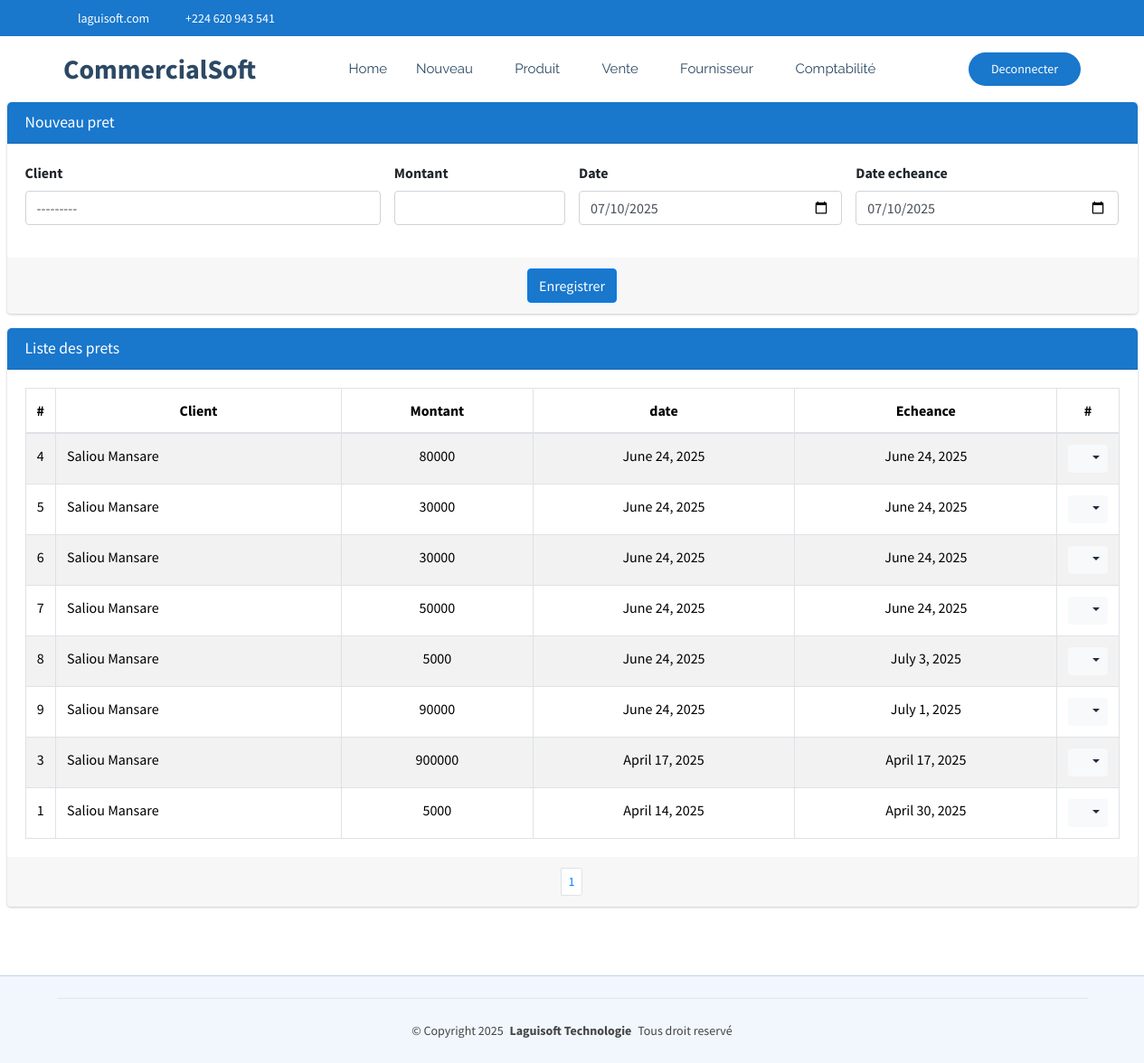
The app's page /commerce/commerce/pret/Client (signed in), older data.
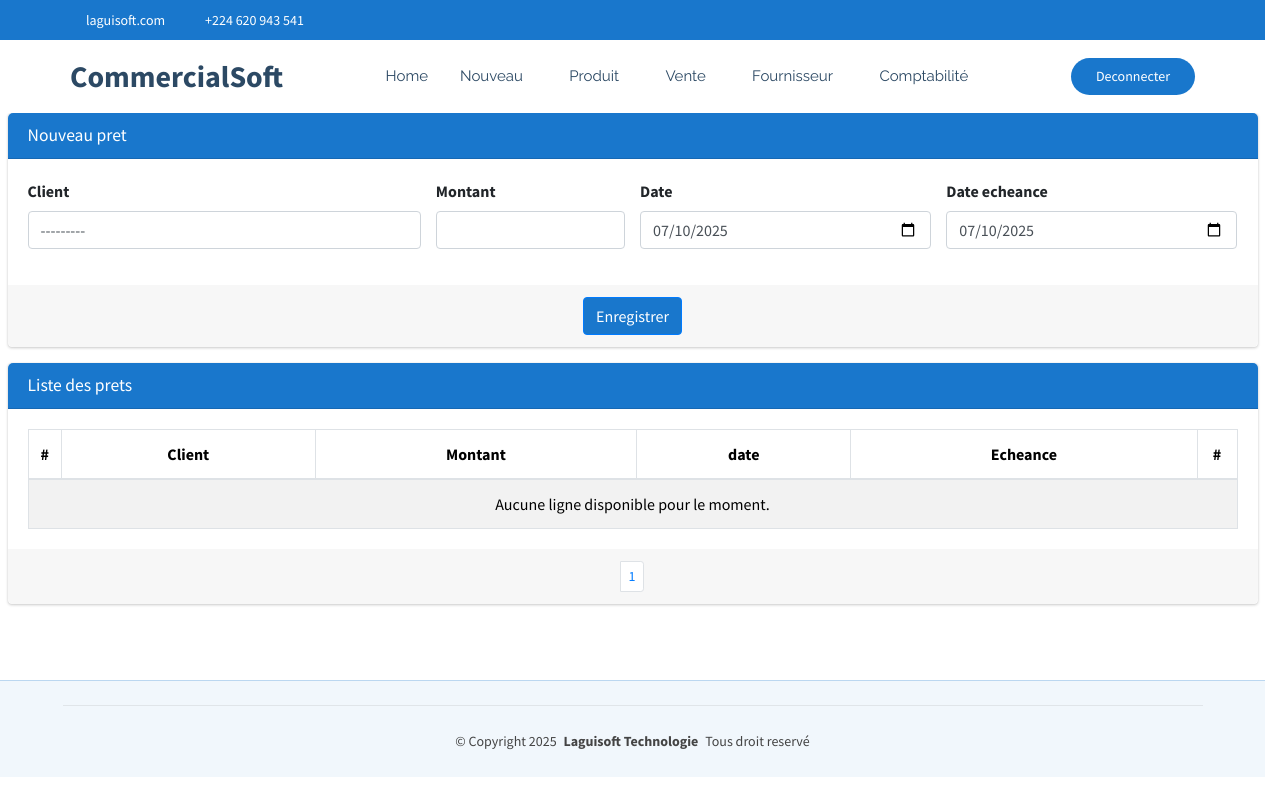
The same page, newer data.
### CommercialSoft/models.py (models this page shows)
class PretClient(models.Model):
    client=models.ForeignKey(Client, on_delete=models.SET_NULL, null=True, related_name='prets')
    montant=models.BigIntegerField()
    date=models.DateField(default=timezone.now)
    dateEcheance=models.DateField(default=timezone.now)
    payer=models.CharField(max_length=5, choices=[('Non','Non'),('Oui','Oui')], default='Non')
    commande=models.ForeignKey(Commande, on_delete=models.SET_NULL, null=True, blank=True)
    user=models.ForeignKey(settings.AUTH_USER_MODEL, on_delete=models.PROTECT)
    commentaire=models.CharField(max_length=50, null=True, blank=True)

class Client(models.Model):
    societe=models.ForeignKey(Societe, on_delete=models.CASCADE, null=True)
    nom=models.CharField(max_length=70, unique=True)
    telephone=models.CharField(max_length=20,null=True,blank=True)
    adresse=models.CharField(max_length=30, null=True, blank=True)
    email=models.EmailField(max_length=50, null=True, blank=True)
    matricule=models.CharField(max_length=20,null=True, blank=True)
    pourcentage=models.PositiveSmallIntegerField()
    detteMaximale=models.PositiveBigIntegerField()
    def __str__(self):
        return self.nom

### CommercialSoft/views.py (the view)
# urls.py: path('commerce/pret/Client', views.pretClient_list_create,name="commerce_pretClient"),
@login_required
def pretClient_list_create(request):
    if request.method == "POST":
        form = detteClientForm(request.POST)
        if form.is_valid():
            dette = form.save(commit=False)
            dette.user=request.user
            dette.save()  # Sauvegarder après modification
            messages.success(request, "pret créée avec succès !")
            return redirect('commerce_pretClient')
        else:
            messages.error(request, "Erreur lors de la création de la pret.")
    else:
        form = detteClientForm()
    pret = PretClient.objects.all().order_by('-date')
    paginator = Paginator(pret, 15)
    page = request.GET.get('page')
    paginated_depense = paginator.get_page(page)
    return render(request, 'CommercialSoft/pretClient.html', {'form': form,'listes': paginated_depense})

### CommercialSoft/forms.py
class detteClientForm(forms.ModelForm):
    class Meta:
        model = PretClient
        fields = ['client', 'montant', 'date','dateEcheance']
        widgets = {
            'client': forms.Select(attrs={'class': 'form-control select2bs4', "id":"idClient"}),
            'montant': forms.NumberInput(attrs={'class': 'form-control'}),
            'date': forms.DateInput(attrs={'class': 'form-control', 'type': 'date'}),
            'dateEcheance': forms.DateInput(attrs={'class': 'form-control', 'type': 'date'}),
        }

### CommercialSoft/templates/CommercialSoft/pretClient.html (shortened to what this page needs)
{% extends "CommercialSoft/starter-page.html" %}
{% load static %}
{% block css %}
    <link rel="stylesheet" href="{% static 'autre/plugins/fontawesome-free/css/all.min.css' %}">
    <link rel="stylesheet" href="https://code.ionicframework.com/ionicons/2.0.1/css/ionicons.min.css">
  <link rel="stylesheet" href="{% static 'autre/plugins/sweetalert2-theme-bootstrap-4/bootstrap-4.min.css' %}">
    <link rel="stylesheet" href="{% static 'autre/dist/css/adminlte.min.css' %}">
    <link rel="stylesheet" href="{% static 'autre/plugins/toastr/toastr.min.css' %}">
{% endblock %}
{% block corp %}
<section class="content pt-0">
  <div class="container-fluid">
            <div class="row">
              <div class="col-md-12">
                <div class="card card-primary">
                  <div class="card-header">
                    <h3 class="card-title">Nouveau pret</h3>
                  </div>
                  <form role="form" action="{% url 'commerce_pretClient' %}" method="post">
                    <div class="card-body">
                      <div class="row">
                        <div class="col-md-4">
                          <div class="form-group">
                            <label for="intitule">Client</label>
                            {{ form.client }}
                          </div>
                        </div>
                        <div class="col-md-2">
                          <div class="form-group">
                            <label for="montant">Montant</label>
                            {{ form.montant }}
                          </div>
                        </div>
                        <div class="col-md-3">
                          <div class="form-group">
                            <label for="date">Date</label>
                            {{ form.date }}
                          </div>
                        </div>
                        <div class="col-md-3">
                          <div class="form-group">
                            <label for="categorie">Date echeance</label>
                            {{ form.dateEcheance }}
                          </div>
                      </div>
                      </div>
                    </div>
                    <div class="card-footer text-center">
                      <button type="submit" class="btn btn-primary">Enregistrer</button>
                    </div>
                  </form>
                </div>
              </div>
            </div>
    <div class="row">
      <div class="col-md-12">
        <div class="card card-primary">
            <div class="card-header">
              <h3 class="card-title">Liste des prets</h3>
            </div>
            <div class="card-body">
              <table class="table table-bordered table-hover table-striped">
                <thead>
                  <tr>
                    <th style="width: 10px" class="text-center">#</th>
                    <th class="text-center">Client</th>
                    <th class="text-center">Montant</th>
                    <th class="text-center">date</th>
                    <th class="text-center">Echeance</th>
                    <th style="width: 40px" class="text-center">#</th>
                  </tr>
                </thead>
                <tbody>
                  {% if listes %}
                    {% for liste in listes %}
                      <tr>
                        <td class="text-center">{{liste.id}}</td>
                        <td>{{liste.client.nom}}</td>
                        <td class="text-center">{{liste.montant}}</td>
                        <td class="text-center">{{liste.date}}</td>
                        <td class="text-center">{{liste.dateEcheance}}</td>
                        <td class="text-center">
                          <div class="btn-group">
                            <button type="button" class="btn btn-sm btn-light dropdown-toggle" data-toggle="dropdown" aria-expanded="false">
                              <i class="fas fa-cogs"></i>
                            </button>
                          </div>
                        </td>
                      </tr>
                    {% endfor %}
                  {% else %}
                    <tr>
                      <td colspan="14" class="text-center">Aucune ligne disponible pour le moment.</td>
                    </tr>
                  {% endif %}
                </tbody>
              </table>
            </div>
            <div class="card-footer clearfix">
              <ul class="pagination pagination-sm m-0 justify-content-center">
                <li class="page-item">
                  {% for num in listes.paginator.page_range %}
                    {% if listes.number == num %}
                      <li class="page-item"><a class="page-link" href="">{{ num }}</a></li>
                    {% else %}
                      <li class="page-item"><a class="page-link" href="?page={{ num }}">{{ num }}</a></li>
                    {% endif %}
                  {% endfor %}
              </ul>
            </div>
          </div>
      </div>
    </div>
  </div>
</section>
  {% endblock %}

### CommercialSoft/templates/CommercialSoft/starter-page.html (shortened to what this page needs)
{% load static %}
<!DOCTYPE html>
<html lang="en">
<head>
  <link href="{% static 'clinique/assets/vendor/bootstrap/css/bootstrap.min.css' %}" rel="stylesheet">
  <link href="{% static 'clinique/assets/vendor/bootstrap-icons/bootstrap-icons.css' %}" rel="stylesheet">
  <link href="{% static 'clinique/assets/vendor/aos/aos.css' %}" rel="stylesheet">
  <link href="{% static 'clinique/assets/vendor/fontawesome-free/css/all.min.css' %}" rel="stylesheet">
  <link href="{% static 'clinique/assets/vendor/glightbox/css/glightbox.min.css' %}" rel="stylesheet">
  <link href="{% static 'clinique/assets/vendor/swiper/swiper-bundle.min.css' %}" rel="stylesheet">
  <link href="{% static 'clinique/assets/css/main.css' %}" rel="stylesheet">
  {% block css %}
  {% endblock %}
</head>
<body class="starter-page-page">
  <header id="header" class="header sticky-top">
    <div class="topbar d-flex align-items-center">
      <div class="container d-flex justify-content-center justify-content-md-between">
        <div class="contact-info d-flex align-items-center">
          <i class="bi bi-envelope d-flex align-items-center"><a href="mailto:contact@example.com">laguisoft.com</a></i>
          <i class="bi bi-phone d-flex align-items-center ms-4"><span>+224 620 943 541</span></i>
        </div>
        <div class="social-links d-none d-md-flex align-items-center">
          <a href="#" class="twitter"><i class="bi bi-twitter-x"></i></a>
          <a href="#" class="facebook"><i class="bi bi-facebook"></i></a>
          <a href="#" class="instagram"><i class="bi bi-instagram"></i></a>
          <a href="#" class="linkedin"><i class="bi bi-linkedin"></i></a>
        </div>
      </div>
    </div>
    <div class="branding d-flex align-items-center">
      <div class="container position-relative d-flex align-items-center justify-content-between">
        <a href="index.html" class="logo d-flex align-items-center me-auto">
          <h1 class="sitename">CommercialSoft</h1>
        </a>
        <nav id="navmenu" class="navmenu">
          <ul>
            <li><a href="{% url 'commerce_dashboard' %}">Home<br></a></li>
            <li class="dropdown"><a href="#"><span>Nouveau</span> <i class="bi bi-chevron-down toggle-dropdown"></i></a>
            </li>
            <li class="dropdown"><a href="#"><span>Produit</span> <i class="bi bi-chevron-down toggle-dropdown"></i></a>
            </li>
            <li class="dropdown"><a href="#"><span>Vente</span> <i class="bi bi-chevron-down toggle-dropdown"></i></a>
            </li>
            <li class="dropdown"><a href="#"><span>Fournisseur</span> <i class="bi bi-chevron-down toggle-dropdown"></i></a>
            </li>
            <li class="dropdown"><a href="#"><span>Comptabilité</span> <i class="bi bi-chevron-down toggle-dropdown"></i></a>
            </li>
          </ul>
        </nav>
        <a class="cta-btn d-none d-sm-block ms-auto" href="{% url 'logout' %}">Deconnecter</a>
      </div>
    </div>
  </header>
  <main class="main">
    {% block corp %}
    {% endblock %}
  </main>
  <footer id="footer" class="footer light-background">
    <div class="container copyright text-center mt-4">
      <p>© <span>Copyright 2025</span> <strong class="px-1 sitename">Laguisoft Technologie</strong> <span>Tous droit reservé</span></p>
    </div>
  </footer>
</body>
</html>

### CommercialSoft/static/clinique/assets/css/main.css (style rules this page uses)
:root { --default-font: "Roboto", system-ui, -apple-system, "Segoe UI", Roboto, "Helvetica Neue", Arial, "Noto Sans", "Liberation Sans", sans-serif, "Apple Color Emoji", "Segoe UI Emoji", "Segoe UI Symbol", "Noto Color Emoji"; --heading-font: "Poppins", sans-serif; --nav-font: "Raleway", sans-serif; }
:root { --background-color: #ffffff; --default-color: #444444; --heading-color: #2c4964; --accent-color: #1977cc; --surface-color: #ffffff; --contrast-color: #ffffff; }
:root { --nav-color: #2c4964; --nav-hover-color: #1977cc; --nav-mobile-background-color: #ffffff; --nav-dropdown-background-color: #ffffff; --nav-dropdown-color: #2c4964; --nav-dropdown-hover-color: #1977cc; }
.light-background { --background-color: #f1f7fc; --surface-color: #ffffff; }
:root { scroll-behavior: smooth; }
body { color: var(--default-color); background-color: var(--background-color); font-family: var(--default-font); }
a { color: var(--accent-color); text-decoration: none; transition: 0.3s; }
h1, h2, h3, h4, h5, h6 { color: var(--heading-color); font-family: var(--heading-font); }
.header { color: var(--default-color); transition: all 0.5s; z-index: 997; background-color: var(--background-color); }
.header .topbar { background-color: var(--accent-color); height: 40px; padding: 0; font-size: 14px; transition: all 0.5s; }
.header .topbar .contact-info i { font-style: normal; color: var(--contrast-color); }
.header .topbar .contact-info i a, .header .topbar .contact-info i span { padding-left: 5px; color: var(--contrast-color); }
.header .topbar .contact-info i a { line-height: 0; transition: 0.3s; }
.header .topbar .social-links a { color: color-mix(in srgb, var(--contrast-color), transparent 40%); line-height: 0; transition: 0.3s; margin-left: 20px; }
.header .branding { min-height: 60px; padding: 10px 0; }
.header .logo { line-height: 1; }
.header .logo h1 { font-size: 30px; margin: 0; font-weight: 700; color: var(--heading-color); }
.header .cta-btn, .header .cta-btn:focus { color: var(--contrast-color); background: var(--accent-color); font-size: 14px; padding: 8px 25px; margin: 0 0 0 30px; border-radius: 50px; transition: 0.3s; }
@media (min-width: 1200px) { .navmenu { padding: 0; } }
@media (min-width: 1200px) { .navmenu ul { margin: 0; padding: 0; display: flex; list-style: none; align-items: center; } }
@media (min-width: 1200px) { .navmenu li { position: relative; } }
@media (min-width: 1200px) { .navmenu>ul>li { white-space: nowrap; padding: 15px 14px; } }
@media (min-width: 1200px) { .navmenu>ul>li:last-child { padding-right: 0; } }
@media (min-width: 1200px) { .navmenu a, .navmenu a:focus { color: var(--nav-color); font-size: 15px; padding: 0 2px; font-family: var(--nav-font); font-weight: 400; display: flex; align-items: center; justify-content: space-between; white-space: nowrap; transition: 0.3s; position: relative; } }
@media (min-width: 1200px) { .navmenu a i, .navmenu a:focus i { font-size: 12px; line-height: 0; margin-left: 5px; transition: 0.3s; } }
@media (min-width: 1200px) { .navmenu>ul>li>a:before { content: ""; position: absolute; width: 100%; height: 2px; bottom: -6px; left: 0; background-color: var(--nav-hover-color); visibility: hidden; width: 0px; transition: all 0.3s ease-in-out 0s; } }
.footer { color: var(--default-color); background-color: var(--background-color); border-top: 1px solid color-mix(in srgb, var(--accent-color), transparent 75%); font-size: 14px; position: relative; }
.footer .copyright { padding-top: 25px; padding-bottom: 25px; border-top: 1px solid color-mix(in srgb, var(--default-color), transparent 90%); }
.footer .copyright p { margin-bottom: 0; }
section, .section { color: var(--default-color); background-color: var(--background-color); padding: 60px 0; scroll-margin-top: 72px; overflow: clip; }

Row changes from the older to the newer data that the page shows:
removed PretClient: id "4", client.nom "Saliou Mansare", montant "80000", date "June 24, 2025", dateEcheance "June 24, 2025"
removed PretClient: id "5", client.nom "Saliou Mansare", montant "30000", date "June 24, 2025", dateEcheance "June 24, 2025"
removed PretClient: id "6", client.nom "Saliou Mansare", montant "30000", date "June 24, 2025", dateEcheance "June 24, 2025"
removed PretClient: id "7", client.nom "Saliou Mansare", montant "50000", date "June 24, 2025", dateEcheance "June 24, 2025"
removed PretClient: id "8", client.nom "Saliou Mansare", montant "5000", date "June 24, 2025", dateEcheance "July 3, 2025"
removed PretClient: id "9", client.nom "Saliou Mansare", montant "90000", date "June 24, 2025", dateEcheance "July 1, 2025"
removed PretClient: id "3", client.nom "Saliou Mansare", montant "900000", date "April 17, 2025", dateEcheance "April 17, 2025"
removed PretClient: id "1", client.nom "Saliou Mansare", montant "5000", date "April 14, 2025", dateEcheance "April 30, 2025"
Text that changed along with them:
text now shown: "Aucune ligne disponible pour le moment."
